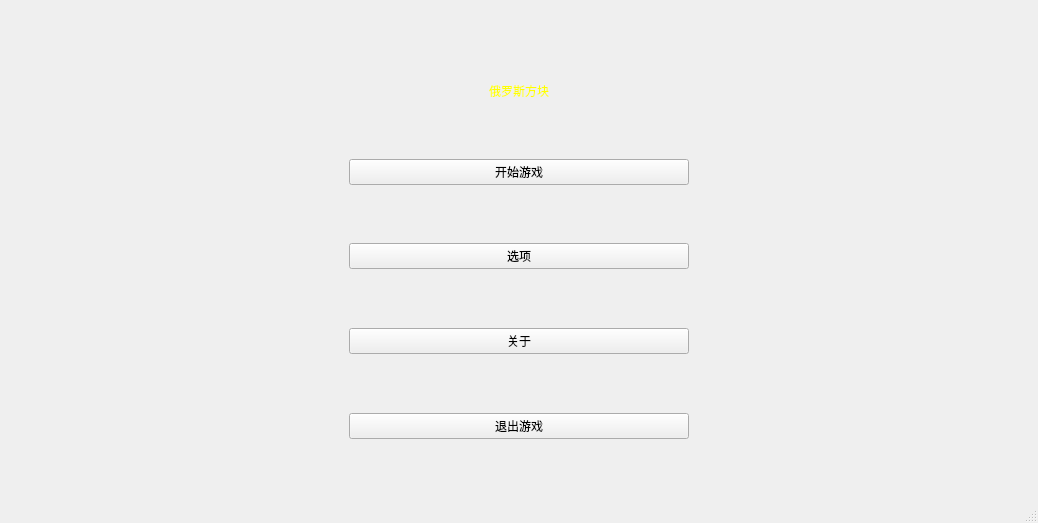
<?xml version="1.0" encoding="UTF-8"?>
<ui version="4.0">
 <class>MainWindow</class>
 <widget class="QMainWindow" name="MainWindow">
  <property name="geometry">
   <rect>
    <x>0</x>
    <y>0</y>
    <width>1038</width>
    <height>523</height>
   </rect>
  </property>
  <property name="windowTitle">
   <string>俄罗斯方块</string>
  </property>
  <property name="windowIcon">
   <iconset resource="re.qrc">
    <normaloff>:/rescoures/buttonSquare_grey_pressed.png</normaloff>:/rescoures/buttonSquare_grey_pressed.png</iconset>
  </property>
  <property name="styleSheet">
   <string notr="true">background-image: url(:/rescoures/buttonSquare_grey_pressed.png);</string>
  </property>
  <widget class="QWidget" name="centralwidget">
   <layout class="QHBoxLayout" name="horizontalLayout">
    <item>
     <spacer name="horizontalSpacer">
      <property name="orientation">
       <enum>Qt::Horizontal</enum>
      </property>
      <property name="sizeHint" stdset="0">
       <size>
        <width>40</width>
        <height>20</height>
       </size>
      </property>
     </spacer>
    </item>
    <item>
     <layout class="QVBoxLayout" name="verticalLayout">
      <property name="sizeConstraint">
       <enum>QLayout::SetMinAndMaxSize</enum>
      </property>
      <item>
       <spacer name="horizontalSpacer_3">
        <property name="orientation">
         <enum>Qt::Horizontal</enum>
        </property>
        <property name="sizeHint" stdset="0">
         <size>
          <width>40</width>
          <height>20</height>
         </size>
        </property>
       </spacer>
      </item>
      <item>
       <spacer name="verticalSpacer_2">
        <property name="orientation">
         <enum>Qt::Vertical</enum>
        </property>
        <property name="sizeHint" stdset="0">
         <size>
          <width>20</width>
          <height>40</height>
         </size>
        </property>
       </spacer>
      </item>
      <item>
       <widget class="QLabel" name="label">
        <property name="styleSheet">
         <string notr="true">background-image: url(:/PNG/barBack_verticalMid.png);</string>
        </property>
        <property name="text">
         <string>&lt;html&gt;&lt;head/&gt;&lt;body&gt;&lt;p align=&quot;center&quot;&gt;&lt;span style=&quot; color:#ffff00;&quot;&gt;俄罗斯方块&lt;/span&gt;&lt;/p&gt;&lt;/body&gt;&lt;/html&gt;</string>
        </property>
       </widget>
      </item>
      <item>
       <spacer name="verticalSpacer_4">
        <property name="orientation">
         <enum>Qt::Vertical</enum>
        </property>
        <property name="sizeHint" stdset="0">
         <size>
          <width>20</width>
          <height>40</height>
         </size>
        </property>
       </spacer>
      </item>
      <item>
       <widget class="QPushButton" name="pushButton">
        <property name="styleSheet">
         <string notr="true">background-image: url(:/rescoures/buttonSquare_beige.png);</string>
        </property>
        <property name="text">
         <string>开始游戏</string>
        </property>
       </widget>
      </item>
      <item>
       <spacer name="verticalSpacer_3">
        <property name="orientation">
         <enum>Qt::Vertical</enum>
        </property>
        <property name="sizeHint" stdset="0">
         <size>
          <width>20</width>
          <height>40</height>
         </size>
        </property>
       </spacer>
      </item>
      <item>
       <widget class="QPushButton" name="pushButton_2">
        <property name="styleSheet">
         <string notr="true">background-image: url(:/rescoures/buttonSquare_beige.png);</string>
        </property>
        <property name="text">
         <string>选项</string>
        </property>
       </widget>
      </item>
      <item>
       <spacer name="verticalSpacer_5">
        <property name="orientation">
         <enum>Qt::Vertical</enum>
        </property>
        <property name="sizeHint" stdset="0">
         <size>
          <width>20</width>
          <height>40</height>
         </size>
        </property>
       </spacer>
      </item>
      <item>
       <widget class="QPushButton" name="pushButton_3">
        <property name="styleSheet">
         <string notr="true">background-image: url(:/rescoures/buttonSquare_beige.png);</string>
        </property>
        <property name="text">
         <string>关于</string>
        </property>
       </widget>
      </item>
      <item>
       <spacer name="verticalSpacer_6">
        <property name="orientation">
         <enum>Qt::Vertical</enum>
        </property>
        <property name="sizeHint" stdset="0">
         <size>
          <width>20</width>
          <height>40</height>
         </size>
        </property>
       </spacer>
      </item>
      <item>
       <widget class="QPushButton" name="pushButton_4">
        <property name="styleSheet">
         <string notr="true">background-image: url(:/rescoures/buttonSquare_beige.png);</string>
        </property>
        <property name="text">
         <string>退出游戏</string>
        </property>
       </widget>
      </item>
      <item>
       <spacer name="verticalSpacer">
        <property name="orientation">
         <enum>Qt::Vertical</enum>
        </property>
        <property name="sizeHint" stdset="0">
         <size>
          <width>20</width>
          <height>40</height>
         </size>
        </property>
       </spacer>
      </item>
     </layout>
    </item>
    <item>
     <spacer name="horizontalSpacer_2">
      <property name="orientation">
       <enum>Qt::Horizontal</enum>
      </property>
      <property name="sizeHint" stdset="0">
       <size>
        <width>40</width>
        <height>20</height>
       </size>
      </property>
     </spacer>
    </item>
   </layout>
  </widget>
  <widget class="QMenuBar" name="menubar">
   <property name="geometry">
    <rect>
     <x>0</x>
     <y>0</y>
     <width>1038</width>
     <height>26</height>
    </rect>
   </property>
  </widget>
  <widget class="QStatusBar" name="statusbar"/>
 </widget>
 <resources>
  <include location="re.qrc"/>
 </resources>
 <connections>
  <connection>
   <sender>pushButton_4</sender>
   <signal>clicked()</signal>
   <receiver>MainWindow</receiver>
   <slot>close()</slot>
   <hints>
    <hint type="sourcelabel">
     <x>551</x>
     <y>320</y>
    </hint>
    <hint type="destinationlabel">
     <x>551</x>
     <y>256</y>
    </hint>
   </hints>
  </connection>
 </connections>
</ui>
